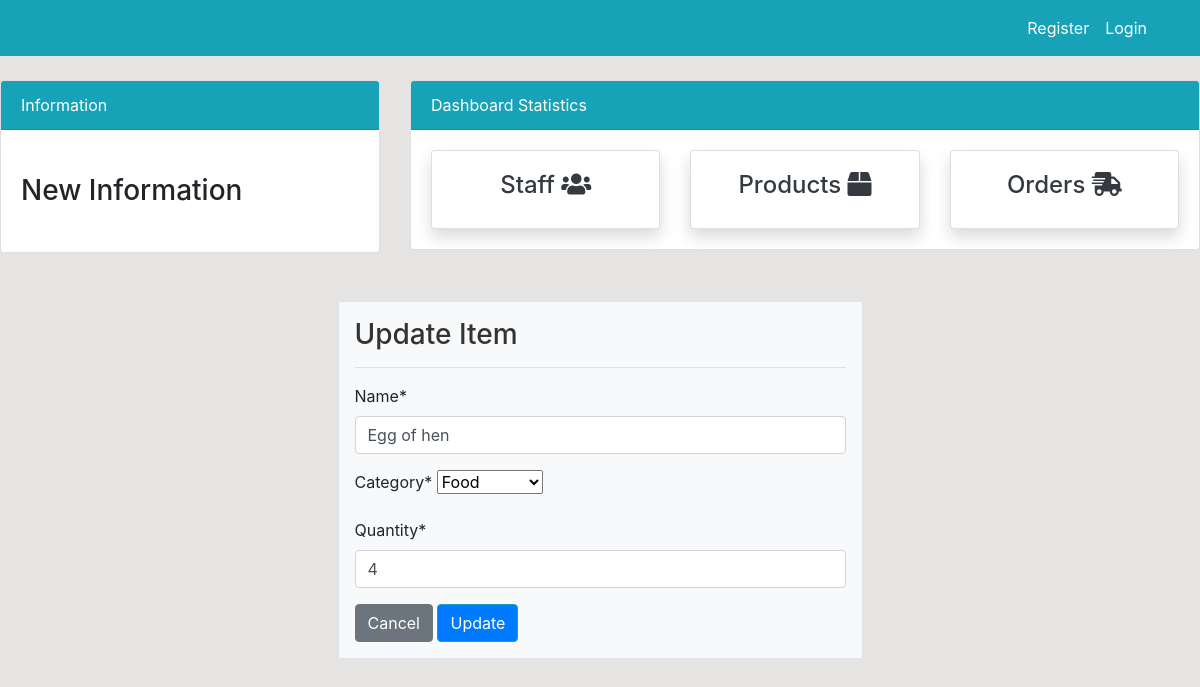
/product/update/5/, run on the app's committed database.
### dashboard/models.py (models this page shows, shortened)
class Product(models.Model):
    name = models.CharField(max_length=100, null=True)
    category = models.CharField(max_length=20, choices=CATEGORY, null=True)
    quantity = models.PositiveIntegerField(null=True)
    class Meta:
        verbose_name_plural = 'Product'

### dashboard/views.py (the view)
# urls.py: path('product/update/<int:pk>/', views.product_update,
def product_update(request, pk):
    item = Product.objects.get(id=pk)
    if request.method == 'POST':
        form = ProductForm(request.POST, instance=item)
        if form.is_valid():
            form.save()
            return redirect('dashboard-product')
    else:
        form = ProductForm(instance=item)
    context = {'form': form}
    return render(request, 'dashboard/product_update.html', context)

### dashboard/forms.py
class ProductForm(forms.ModelForm):
    class Meta:
        model = Product
        fields = ['name', 'category', 'quantity']

### templates/dashboard/product_update.html (shortened to what this page needs)
{% extends 'partials/base.html' %}
{% load crispy_forms_tags %}
{% block content %}
    <div class="container">
        <div class="row mt-5">
            <div class="col-md-6 offset-md-3">
                <div class="border bg-light p-3">
                    <h3 style="color: #333;">Update Item</h3>
                    <hr>
                    <form method="POST">
                        {{ form|crispy }}
                        <a class="btn btn-secondary" href="{% url 'dashboard-product' %}"
                            style="background-color: #6c757d; color: #fff;">Cancel</a>
                        <input class="btn btn-info" type="submit" value="Update"
                            style="background-color: #007bff; color: #fff;">
                    </form>
                </div>
            </div>
        </div>
    </div>
{% endblock %}

### static/style.css (style rules this page uses)
body { background: rgb(230, 227, 227); }

### data on the page
Product: name "Egg of hen", category "Food", quantity "4"
